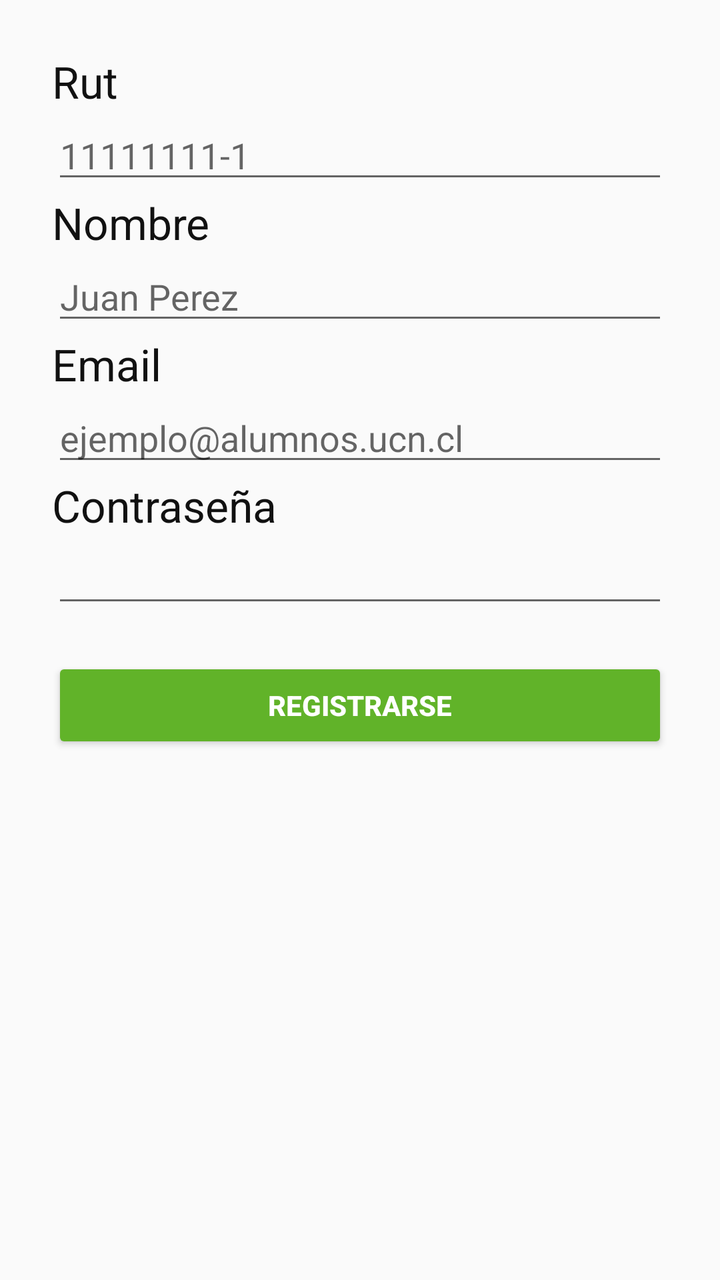
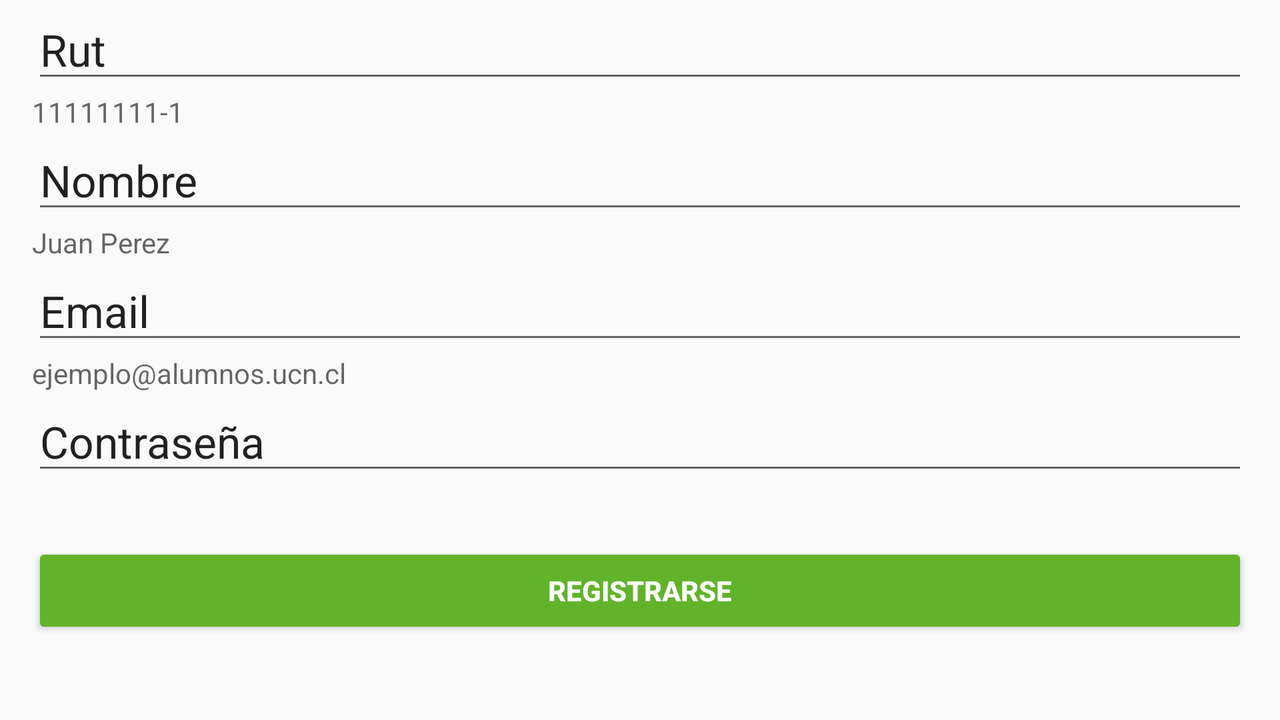

An Android layout and its configuration variant, each rendered on a device that would load it. The default file and the variant file are quoted in full after the pictures.
<!-- AndroidManifest.xml: application theme AppTheme -->
<!-- res/layout/activity_registrarse.xml -->
<?xml version="1.0" encoding="utf-8"?>
<LinearLayout xmlns:android="http://schemas.android.com/apk/res/android"
    xmlns:tools="http://schemas.android.com/tools"
    android:id="@+id/activity_registrarse"
    android:layout_width="match_parent"
    android:layout_height="match_parent"
    android:paddingBottom="@dimen/activity_vertical_margin"
    android:paddingLeft="@dimen/activity_horizontal_margin"
    android:paddingRight="@dimen/activity_horizontal_margin"
    android:paddingTop="@dimen/activity_vertical_margin"
    android:orientation="vertical"
    tools:context="com.jose.movilizateucn.RegistrarseActivity"
    android:layout_margin="@dimen/login_margin">

    <TextView
        android:id="@+id/lblRutReg"
        android:text="@string/rut"
        android:textSize="@dimen/medium_size"
        android:textColor="@color/niceBlack"
        android:layout_width="match_parent"
        android:layout_height="wrap_content" />

    <EditText
        android:id="@+id/txtRutReg"
        android:hint="@string/rut_hint"
        android:layout_width="match_parent"
        android:layout_height="wrap_content"
        android:maxLength="10"/>

    <TextView
        android:id="@+id/lblNombreReg"
        android:text="@string/nombre"
        android:textSize="@dimen/medium_size"
        android:textColor="@color/niceBlack"
        android:layout_width="match_parent"
        android:layout_height="wrap_content" />

    <EditText
        android:id="@+id/txtNombreReg"
        android:hint="@string/nombre_hint"
        android:layout_width="match_parent"
        android:layout_height="wrap_content"
        android:inputType="textPersonName"
        android:maxLength="20"/>

    <TextView
        android:id="@+id/lblEmailReg"
        android:text="@string/email"
        android:textSize="@dimen/medium_size"
        android:textColor="@color/niceBlack"
        android:layout_width="match_parent"
        android:layout_height="wrap_content" />

    <EditText
        android:id="@+id/txtEmailReg"
        android:hint="ejemplo@alumnos.ucn.cl"
        android:layout_width="match_parent"
        android:layout_height="wrap_content" />

    <TextView
        android:id="@+id/lblContraReg"
        android:text="@string/contra"
        android:textSize="@dimen/medium_size"
        android:textColor="@color/niceBlack"
        android:layout_width="match_parent"
        android:layout_height="wrap_content" />

    <EditText
        android:id="@+id/txtContralReg"
        android:layout_width="match_parent"
        android:layout_height="wrap_content"
        android:inputType="textPassword"
        android:maxLength="20"/>

    <Button
        android:id="@+id/btnRegistrarReg"
        android:text="@string/registrarse"
        android:layout_width="match_parent"
        android:layout_height="wrap_content"
        android:textStyle="bold"
        android:textColor="@color/blanco"
        android:backgroundTint="@color/cinnabargreen"
        android:layout_marginTop="@dimen/login_long_margin"/>

</LinearLayout>
<!-- resources referenced by this layout -->
<resources>
  <color name="blanco">#FFFFFF</color>
  <color name="cinnabargreen">#61B329</color>
  <color name="niceBlack">#111111</color>
  <dimen name="activity_horizontal_margin">16dp</dimen>
  <dimen name="activity_vertical_margin">16dp</dimen>
  <dimen name="login_long_margin">20dp</dimen>
  <dimen name="login_margin">10dp</dimen>
  <dimen name="medium_size">22dp</dimen>
  <string name="contra">Contraseña</string>
  <string name="email">Email</string>
  <string name="nombre">Nombre</string>
  <string name="nombre_hint">Juan Perez</string>
  <string name="registrarse">Registrarse</string>
  <string name="rut">Rut</string>
  <string name="rut_hint">11111111-1</string>
  <style name="AppTheme" parent="Theme.AppCompat.Light.DarkActionBar">
          
          <item name="colorPrimary">@color/niceRed2</item>
          <item name="colorPrimaryDark">@color/niceRed</item>
          <item name="colorAccent">@color/colorAccent</item>
      </style>
  <color name="niceRed2">#ff6236</color>
  <color name="niceRed">#FF4136</color>
  <color name="colorAccent">#FF4081</color>
</resources>
<!-- res/layout-land/activity_registrarse.xml (the repository's variant of the layout above) -->
<!-- drawn on the phone turned sideways -->
<?xml version="1.0" encoding="utf-8"?>
<LinearLayout xmlns:android="http://schemas.android.com/apk/res/android"
    xmlns:tools="http://schemas.android.com/tools"
    android:id="@+id/activity_registrarse"
    android:layout_width="match_parent"
    android:layout_height="match_parent"
    android:paddingLeft="@dimen/activity_horizontal_margin"
    android:paddingRight="@dimen/activity_horizontal_margin"
    tools:context="com.jose.movilizateucn.RegistrarseActivity"
    android:orientation="vertical">

    <EditText
        android:id="@+id/lblRutReg"
        android:text="@string/rut"
        android:textSize="@dimen/medium_size"
        android:layout_width="match_parent"
        android:layout_height="wrap_content" />

    <TextView
        android:id="@+id/txtRutReg"
        android:hint="@string/rut_hint"
        android:layout_width="match_parent"
        android:layout_height="wrap_content"
        android:maxLength="10"/>

    <EditText
        android:id="@+id/lblNombreReg"
        android:text="@string/nombre"
        android:textSize="@dimen/medium_size"
        android:layout_width="match_parent"
        android:layout_height="wrap_content" />

    <TextView
        android:id="@+id/txtNombreReg"
        android:hint="@string/nombre_hint"
        android:layout_width="match_parent"
        android:layout_height="wrap_content"
        android:inputType="textPersonName"
        android:maxLength="20"/>

    <EditText
        android:id="@+id/lblEmailReg"
        android:text="@string/email"
        android:textSize="@dimen/medium_size"
        android:layout_width="match_parent"
        android:layout_height="wrap_content" />

    <TextView
        android:id="@+id/txtEmailReg"
        android:hint="ejemplo@alumnos.ucn.cl"
        android:layout_width="match_parent"
        android:layout_height="wrap_content" />

    <EditText
        android:id="@+id/lblContraReg"
        android:text="@string/contra"
        android:textSize="@dimen/medium_size"
        android:layout_width="match_parent"
        android:layout_height="wrap_content" />

    <TextView
        android:id="@+id/txtContralReg"
        android:layout_width="match_parent"
        android:layout_height="wrap_content"
        android:inputType="textPassword"
        android:maxLength="20" />

    <Button
        android:id="@+id/btnRegistrarReg"
        android:text="@string/registrarse"
        android:layout_width="match_parent"
        android:layout_height="wrap_content"
        android:textStyle="bold"
        android:textColor="@color/blanco"
        android:backgroundTint="@color/cinnabargreen"
        android:layout_marginTop="@dimen/login_margin" />

</LinearLayout>
<!-- resources referenced by the variant -->
<!-- as the phone turned sideways resolves them -->
<resources>
  <color name="blanco">#FFFFFF</color>
  <color name="cinnabargreen">#61B329</color>
  <dimen name="activity_horizontal_margin">16dp</dimen>
  <dimen name="login_margin">10dp</dimen>
  <dimen name="medium_size">22dp</dimen>
  <string name="contra">Contraseña</string>
  <string name="email">Email</string>
  <string name="nombre">Nombre</string>
  <string name="nombre_hint">Juan Perez</string>
  <string name="registrarse">Registrarse</string>
  <string name="rut">Rut</string>
  <string name="rut_hint">11111111-1</string>
  <style name="AppTheme" parent="Theme.AppCompat.Light.DarkActionBar">
          
          <item name="colorPrimary">@color/niceRed2</item>
          <item name="colorPrimaryDark">@color/niceRed</item>
          <item name="colorAccent">@color/colorAccent</item>
      </style>
  <color name="niceRed2">#ff6236</color>
  <color name="niceRed">#FF4136</color>
  <color name="colorAccent">#FF4081</color>
</resources>
